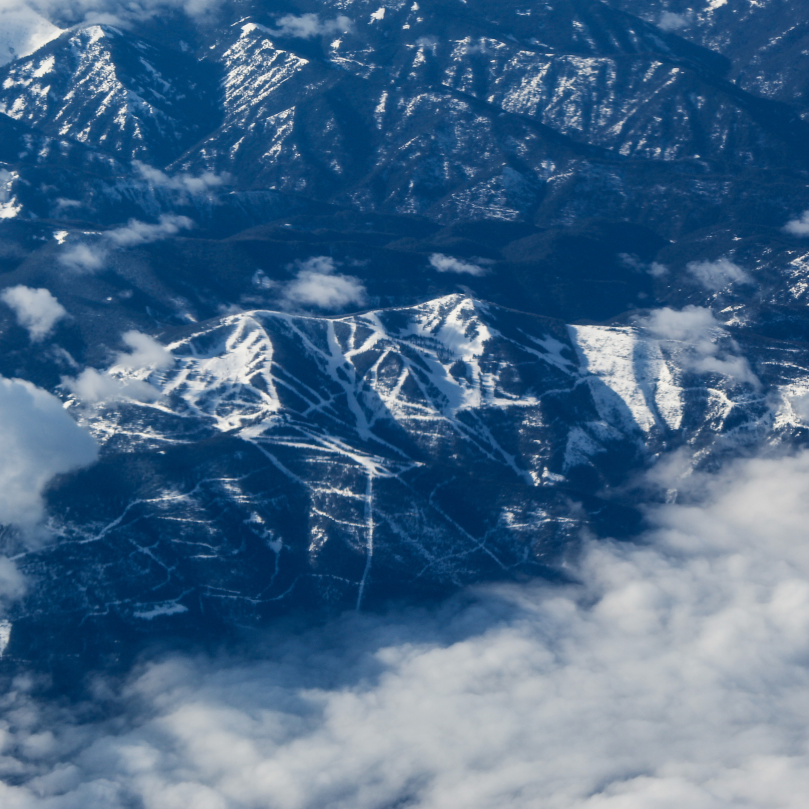
#> input picture images/YspJbew.jpg, 3236 x 3236 px (shown at 1/4 size); its folder holds only this picture in this run
$ python ImageGeneration.py
#> lines starting #> are read from the running program, lines starting #| are printed output that depends on the picture
import sys
import os
import shutil
from PIL import Image

# we don't want any fancy organization. Just an input dir of images
# then an output dir with the originals, M and S versions.

inputDirName = "images"
outputDirName = "output"

largeSizePercentage: float = 1
mediumSizePercentage: float = .50
smallSizePercentage: float = .10

def clearOutputDir(outDir: str):
    if os.path.exists(outDir):
        shutil.rmtree(outDir)
    if os.path.exists(outDir):
        print("removing outdir failed")
        exit(1)

def chdir_to_script():
    dirname: str = os.path.dirname(os.path.abspath(__file__))
    cwd: str = os.getcwd()
    if cwd != dirname:
        print(f"dirname: {dirname} and cwd: {cwd}")
        os.chdir(os.path.dirname(__file__))
    print("script dir")


def checkImagesForErrors(resPaths):
    if len(resPaths) == 0:
        print("no images found")
        exit(1)
    for thisPath in resPaths:
        found: bool = False
        validImageSet: set = set()
        validImageSet.add(".png")
        validImageSet.add(".jpg")
        for extension in validImageSet:
            if extension in str.lower(thisPath):
                found = True
        if not found:
            print("image is lacking a valid extension")

def walk_input_dir(inputDir: str) -> list:
#> called with inputDir = './images'
    if not os.path.exists(inputDir):
        print(f"./{inputDir} does not exist")
        exit(1)
    listOfFiles = os.listdir(inputDir)
    resPaths: list = list()
    for filename in listOfFiles:
        fullpath = os.path.realpath(os.path.join(inputDir, filename))
        if os.path.isdir(fullpath):
            print("no subdirs in input folder!")
            exit(1)
        resPaths.append(fullpath)
    checkImagesForErrors(resPaths)
    return resPaths

def create_output_dir(outDir: str) -> str:
    os.mkdir(outDir)
    return os.path.realpath(outDir)


def create_image_of_size(image: object, sizePercentage: float, outdir: str, file_extension: str, filename: str):
        width: int = image.width
        height: int = image.height

        resize = width*sizePercentage, height*sizePercentage

        sizeTag: str = ""
        if sizePercentage == largeSizePercentage:
            if sizePercentage == 1:
                sizeTag = ""
            else:
                sizeTag = "-l"
        if sizePercentage ==  mediumSizePercentage:
            sizeTag = "-m"
        if sizePercentage == smallSizePercentage:
            sizeTag = "-s"

        image.thumbnail(resize)
        outPath = os.path.realpath(outdir)
        outFilePath = os.path.join(outPath, f"{os.path.basename(filename)}{sizeTag}{file_extension}")
        image.save(outFilePath)

def process_images(outdir: str, inputFiles: list):
    """we need to  resize twice and copy original"""
#> called with outdir = './output'
    originalTag: str = 'l'
    medTag: str = 'm'
    smTag: str = 's'

    for filepath in inputFiles:
        filename, file_extension = os.path.splitext(filepath)
        if not filename or not filepath:
            print("file is maleformed")

        image = Image.open(filepath)
#> image is the input picture: PIL image 3236x3236 RGB; mean R, G, B 68.4, 103.6, 136.3
        create_image_of_size(image, largeSizePercentage, outdir, file_extension, filename)
        image = Image.open(filepath)
        create_image_of_size(image, mediumSizePercentage, outdir, file_extension, filename)
        image = Image.open(filepath)
        create_image_of_size(image, smallSizePercentage, outdir, file_extension, filename)
#> call 3 of create_image_of_size, with sizePercentage = 0.1, outdir = './output', file_extension = '.jpg', filename = 'images/YspJbew'
#> in create_image_of_size (call 3), `image.thumbnail(resize)`:
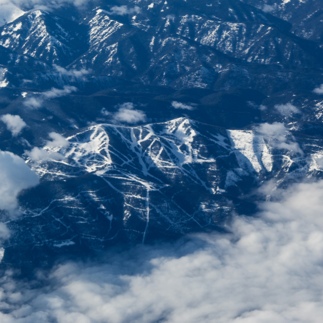
#> image: PIL image 323x323 RGB; mean R, G, B 68.4, 103.6, 136.2


def main():
    chdir_to_script()
    inputDir: str = f"./{inputDirName}"
    outDir: str = f"./{outputDirName}"
    clearOutputDir(outDir)
    inputFiles: list = walk_input_dir(inputDir)
    create_output_dir(outDir)
    process_images(outDir, inputFiles)


main()
